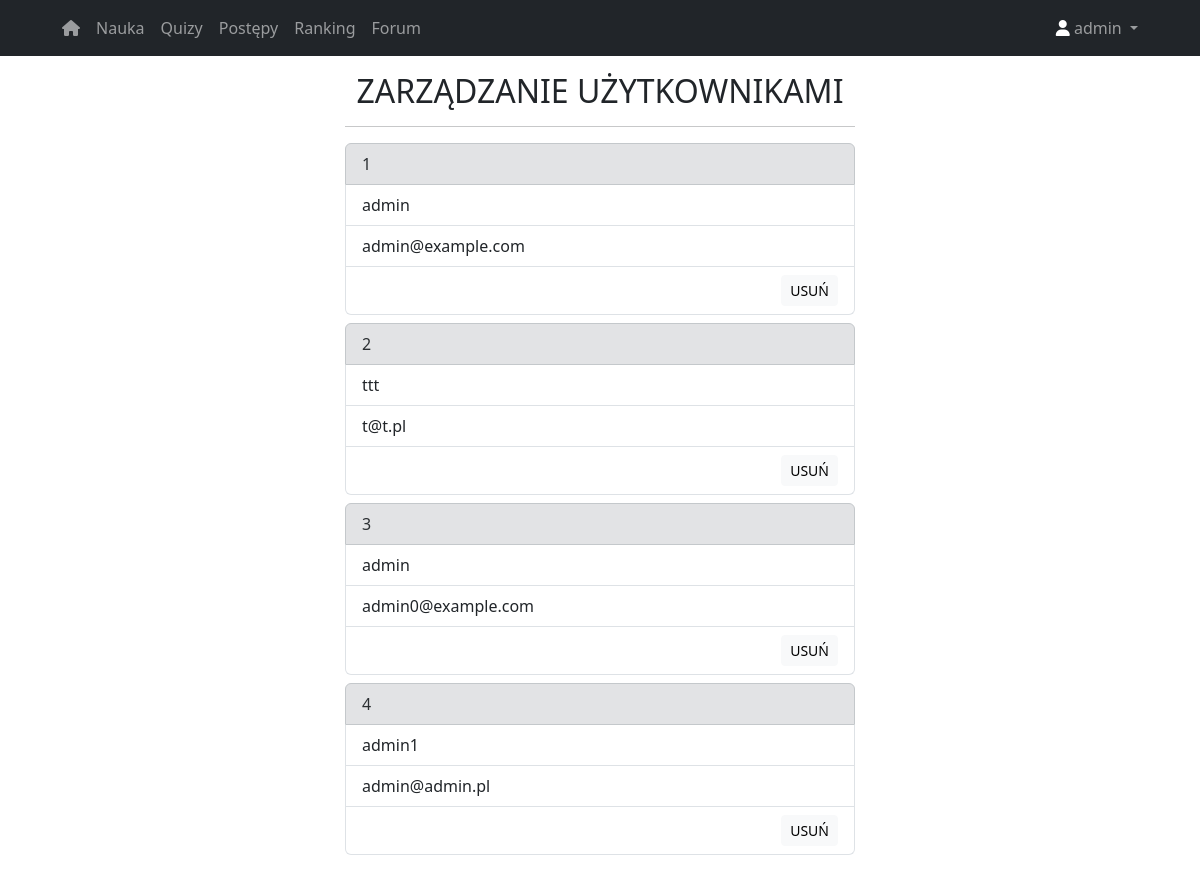
The app's page /adminpanel (signed in), older data.
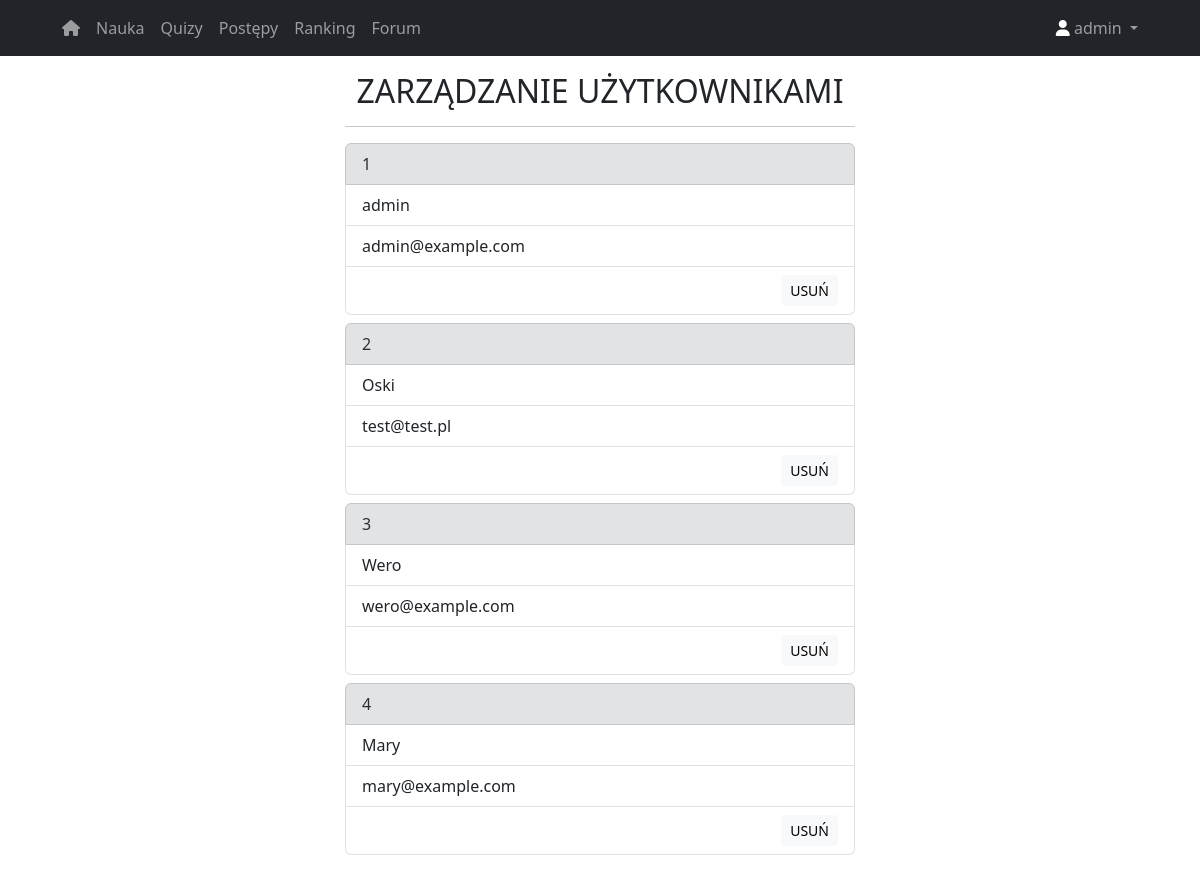
The same page, newer data.
### website/models.py (models this page shows)
class User(db.Model, UserMixin):
    id = db.Column(db.Integer, primary_key=True)
    email = db.Column(db.String(150), unique = True, nullable=False)
    password = db.Column(db.String(150), nullable=False)
    first_name = db.Column(db.String(150), unique=True, nullable=False)
    points = db.relationship('Points')
    notes = db.relationship('Note')
    ranks = db.relationship('Rank')

### website/auth.py (the view)
@auth.route('/adminpanel')
@login_required
def adminpanel():
    if current_user.first_name != 'admin':
        return redirect(url_for('auth.mainPage'))
    all_users = User.query.all()
    return render_template('adminpanel.html', user=current_user, users=all_users)

### website/__init__.py (called while the page is built)
def create_app():
    app = Flask(__name__)
    app.config['SECRET_KEY'] = 'hjshjhdjah kjshkjdhjs'
    app.config['SQLALCHEMY_DATABASE_URI'] = f'sqlite:///{DB_NAME}'
    db.init_app(app)
    from .auth import auth
    app.register_blueprint(auth, url_prefix='/')
    from .models import User
    with app.app_context():
        db.create_all()
    login_manager = LoginManager()
    login_manager.login_view = 'auth.login'
    login_manager.init_app(app)
    @login_manager.user_loader
    def load_user(id):
        return User.query.get(int(id))
    return app

### website/auth.py (called while the page is built)
@auth.before_request
def restrict_access_to_auth_routes():
    if current_user.is_authenticated and request.endpoint in ['auth.login', 'auth.sign_up']:
        return redirect(url_for('auth.mainPage'))

### website/templates/adminpanel.html (shortened to what this page needs)
{% extends 'base.html' %}
{% block content %}
    <main>
    <div class="row align-items-center">
   <div class="mx-auto col-10 col-md-8 col-lg-6">
		<div>
				<h2 class="text-center">ZARZĄDZANIE UŻYTKOWNIKAMI</h2><hr>
			</div>
        {% for user in users %}
            <ul class="list-group mb-2">
                <li class="list-group-item list-group-item-secondary">{{ user.id }}</li>
                <li class="list-group-item">{{ user.first_name }}</li>
                <li class="list-group-item">{{ user.email }}</li>
                <li class="list-group-item">
                    <button
        type="button"
        class="btn btn-sm btn-light float-end"
        data-bs-toggle="modal"
        data-bs-target="#deleteModal-{{ user.id }}">
        USUŃ
    </button>
                </li>
            </ul>
            {% endfor %}
   </div>
    </div>
    </main>
    {% endblock %}

Row changes from the older to the newer data that the page shows:
changed User id 2: first_name "ttt" → "Oski"; email "t@t.pl" → "test@test.pl"
changed User id 3: first_name "admin" → "Wero"; email "admin0@example.com" → "wero@example.com"
changed User id 4: first_name "admin1" → "Mary"; email "admin@admin.pl" → "mary@example.com"
